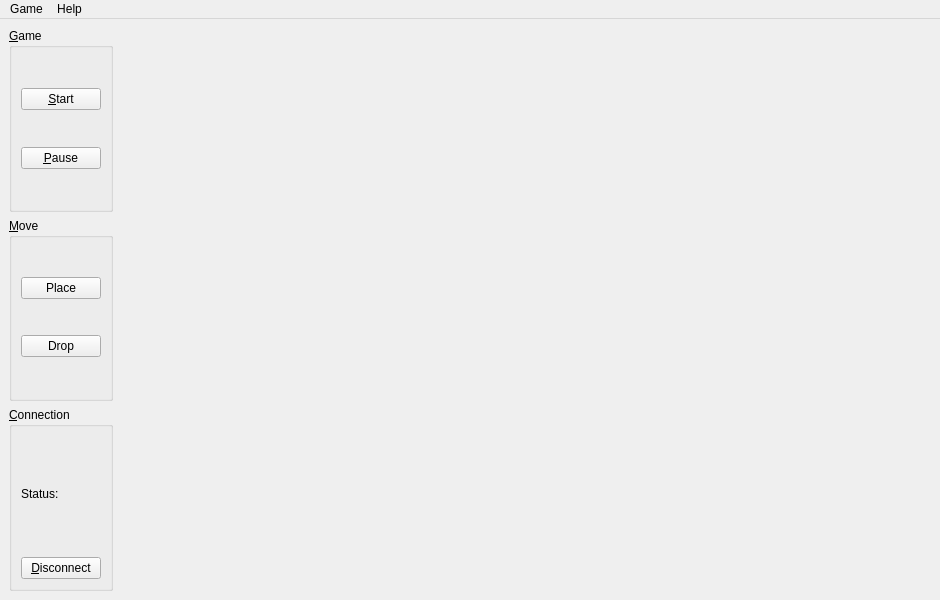
<?xml version="1.0" encoding="UTF-8"?>
<ui version="4.0">
 <class>Gomoku</class>
 <widget class="QMainWindow" name="Gomoku">
  <property name="geometry">
   <rect>
    <x>0</x>
    <y>0</y>
    <width>940</width>
    <height>600</height>
   </rect>
  </property>
  <property name="windowTitle">
   <string>Gomoku</string>
  </property>
  <property name="windowIcon">
   <iconset resource="../res/res.qrc">
    <normaloff>:/icons/gomoku.ico</normaloff>:/icons/gomoku.ico</iconset>
  </property>
  <widget class="QWidget" name="centralWidget">
   <layout class="QGridLayout" name="gridLayout_2">
    <item row="0" column="0">
     <widget class="QGroupBox" name="game">
      <property name="title">
       <string>&amp;Game</string>
      </property>
      <layout class="QVBoxLayout" name="verticalLayout">
       <item>
        <widget class="QPushButton" name="start">
         <property name="text">
          <string>&amp;Start</string>
         </property>
        </widget>
       </item>
       <item>
        <widget class="QPushButton" name="pause">
         <property name="text">
          <string>&amp;Pause</string>
         </property>
        </widget>
       </item>
      </layout>
     </widget>
    </item>
    <item row="1" column="0">
     <widget class="QGroupBox" name="move">
      <property name="title">
       <string>&amp;Move</string>
      </property>
      <property name="flat">
       <bool>true</bool>
      </property>
      <layout class="QVBoxLayout" name="verticalLayout_2">
       <item>
        <widget class="QPushButton" name="place">
         <property name="text">
          <string>Place</string>
         </property>
        </widget>
       </item>
       <item>
        <widget class="QPushButton" name="drop">
         <property name="text">
          <string>Drop</string>
         </property>
        </widget>
       </item>
      </layout>
     </widget>
    </item>
    <item row="2" column="0">
     <widget class="QGroupBox" name="connect">
      <property name="title">
       <string>&amp;Connection</string>
      </property>
      <layout class="QGridLayout" name="gridLayout">
       <item row="0" column="0">
        <widget class="QLabel" name="label">
         <property name="text">
          <string>Status:</string>
         </property>
        </widget>
       </item>
       <item row="0" column="1">
        <widget class="QLabel" name="status">
         <property name="text">
          <string/>
         </property>
        </widget>
       </item>
       <item row="1" column="0" colspan="2">
        <widget class="QPushButton" name="disconnect">
         <property name="text">
          <string>&amp;Disconnect</string>
         </property>
        </widget>
       </item>
      </layout>
     </widget>
    </item>
    <item row="0" column="1" rowspan="3">
     <widget class="Board" name="board" native="true">
      <property name="sizePolicy">
       <sizepolicy hsizetype="Expanding" vsizetype="Expanding">
        <horstretch>0</horstretch>
        <verstretch>0</verstretch>
       </sizepolicy>
      </property>
      <property name="minimumSize">
       <size>
        <width>800</width>
        <height>450</height>
       </size>
      </property>
     </widget>
    </item>
   </layout>
  </widget>
  <widget class="QMenuBar" name="menubar">
   <property name="geometry">
    <rect>
     <x>0</x>
     <y>0</y>
     <width>940</width>
     <height>25</height>
    </rect>
   </property>
   <widget class="QMenu" name="menuGame">
    <property name="title">
     <string>Game</string>
    </property>
   </widget>
   <widget class="QMenu" name="menuHelp">
    <property name="title">
     <string>Help</string>
    </property>
   </widget>
   <addaction name="menuGame"/>
   <addaction name="menuHelp"/>
  </widget>
 </widget>
 <customwidgets>
  <customwidget>
   <class>Board</class>
   <extends>QWidget</extends>
   <header>src/board.h</header>
   <container>1</container>
  </customwidget>
 </customwidgets>
 <resources>
  <include location="../res/res.qrc"/>
 </resources>
 <connections/>
</ui>
